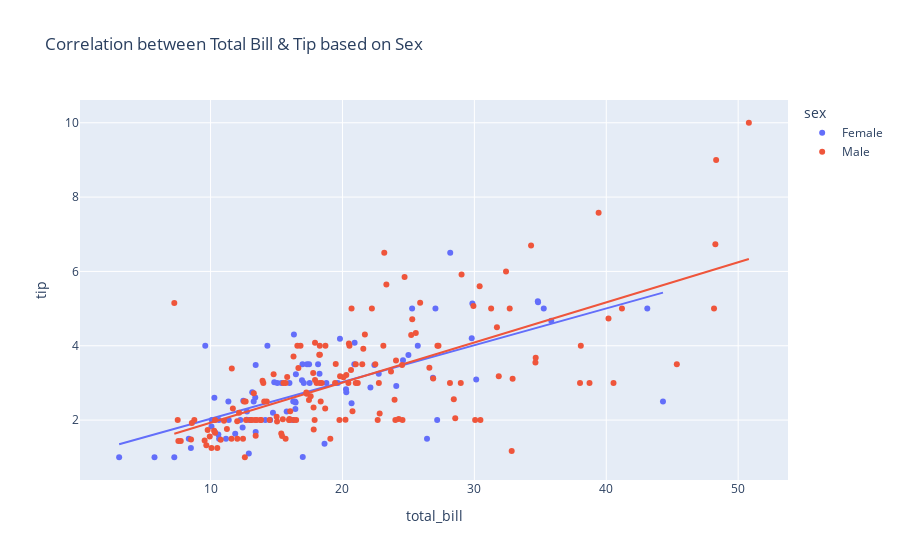

Write notebook code for a chart like this one.
### Code cell
figure = px.scatter(data_frame=data,x="total_bill",y="tip",color="sex",trendline="ols",title="Correlation between Total Bill & Tip based on Sex")
figure.show()

### Figure 1 — Plotly figure (JSON) as saved in the notebook; plotly's stock layout.template omitted (floating-point values rounded to 4 significant figures; data arrays with more than 128 entries replaced by an {"elided": "..."} marker saying what was removed)
{"data": [{"hovertemplate": "sex=Female<br>total_bill=%{x}<br>tip=%{y}<extra></extra>", "legendgroup": "Female", "marker": {"color": "#636efa", "symbol": "circle"}, "mode": "markers", "name": "Female", "orientation": "v", "showlegend": true, "type": "scatter", "x": [16.99, 24.59, 35.26, 14.83, 10.33, 16.97, 20.29, 15.77, 19.65, 15.06, 20.69, 16.93, 10.29, 34.81, 26.41, 16.45, 3.07, 17.07, 26.86, 25.28, 14.73, 10.07, 34.83, 5.75, 16.32, 22.75, 11.35, 15.38, 44.3, 22.42, 20.92, 14.31, 7.25, 25.71, 17.31, 10.65, 12.43, 24.08, 13.42, 12.48, 29.8, 14.52, 11.38, 20.27, 11.17, 12.26, 18.26, 8.51, 10.33, 14.15, 13.16, 17.47, 27.05, 16.43, 8.35, 18.64, 11.87, 29.85, 25, 13.39, 16.21, 17.51, 10.59, 10.63, 9.6, 20.9, 18.15, 19.81, 43.11, 13, 12.74, 13, 16.4, 16.47, 12.76, 13.27, 28.17, 12.9, 30.14, 13.42, 15.98, 16.27, 10.09, 22.12, 35.83, 27.18, 18.78], "xaxis": "x", "y": [1.01, 3.61, 5, 3.02, 1.67, 3.5, 2.75, 2.23, 3, 3, 2.45, 3.07, 2.6, 5.2, 1.5, 2.47, 1, 3, 3.14, 5, 2.2, 1.83, 5.17, 1, 4.3, 3.25, 2.5, 3, 2.5, 3.48, 4.08, 4, 1, 4, 3.5, 1.5, 1.8, 2.92, 1.68, 2.52, 4.2, 2, 2, 2.83, 1.5, 2, 3.25, 1.25, 2, 2, 2.75, 3.5, 5, 2.3, 1.5, 1.36, 1.63, 5.14, 3.75, 2.61, 2, 3, 1.61, 2, 4, 3.5, 3.5, 4.19, 5, 2, 2.01, 2, 2.5, 3.23, 2.23, 2.5, 6.5, 1.1, 3.09, 3.48, 3, 2.5, 2, 2.88, 4.67, 2, 3], "yaxis": "y"}, {"hovertemplate": "<b>OLS trendline</b><br>tip = 0.0988779 * total_bill + 1.04802<br>R<sup>2</sup>=0.466488<br><br>sex=Female<br>total_bill=%{x}<br>tip=%{y} <b>(trend)</b><extra></extra>", "legendgroup": "Female", "marker": {"color": "#636efa", "symbol": "circle"}, "mode": "lines", "name": "Female", "showlegend": false, "type": "scatter", "x": [3.07, 5.75, 7.25, 8.35, 8.51, 9.6, 10.07, 10.09, 10.29, 10.33, 10.33, 10.59, 10.63, 10.65, 11.17, 11.35, 11.38, 11.87, 12.26, 12.43, 12.48, 12.74, 12.76, 12.9, 13, 13, 13.16, 13.27, 13.39, 13.42, 13.42, 14.15, 14.31, 14.52, 14.73, 14.83, 15.06, 15.38, 15.77, 15.98, 16.21, 16.27, 16.32, 16.4, 16.43, 16.45, 16.47, 16.93, 16.97, 16.99, 17.07, 17.31, 17.47, 17.51, 18.15, 18.26, 18.64, 18.78, 19.65, 19.81, 20.27, 20.29, 20.69, 20.9, 20.92, 22.12, 22.42, 22.75, 24.08, 24.59, 25, 25.28, 25.71, 26.41, 26.86, 27.05, 27.18, 28.17, 29.8, 29.85, 30.14, 34.81, 34.83, 35.26, 35.83, 43.11, 44.3], "xaxis": "x", "y": [1.352, 1.617, 1.765, 1.874, 1.889, 1.997, 2.044, 2.046, 2.065, 2.069, 2.069, 2.095, 2.099, 2.101, 2.152, 2.17, 2.173, 2.222, 2.26, 2.277, 2.282, 2.308, 2.31, 2.324, 2.333, 2.333, 2.349, 2.36, 2.372, 2.375, 2.375, 2.447, 2.463, 2.484, 2.504, 2.514, 2.537, 2.569, 2.607, 2.628, 2.651, 2.657, 2.662, 2.67, 2.673, 2.675, 2.677, 2.722, 2.726, 2.728, 2.736, 2.76, 2.775, 2.779, 2.843, 2.854, 2.891, 2.905, 2.991, 3.007, 3.052, 3.054, 3.094, 3.115, 3.117, 3.235, 3.265, 3.297, 3.429, 3.479, 3.52, 3.548, 3.59, 3.659, 3.704, 3.723, 3.736, 3.833, 3.995, 4.0, 4.028, 4.49, 4.492, 4.534, 4.591, 5.311, 5.428], "yaxis": "y"}, {"hovertemplate": "sex=Male<br>total_bill=%{x}<br>tip=%{y}<extra></extra>", "legendgroup": "Male", "marker": {"color": "#EF553B", "symbol": "circle"}, "mode": "markers", "name": "Male", "orientation": "v", "showlegend": true, "type": "scatter", "x": {"elided": "157 float values"}, "xaxis": "x", "y": {"elided": "157 float values"}, "yaxis": "y"}, {"hovertemplate": "<b>OLS trendline</b><br>tip = 0.107861 * total_bill + 0.852148<br>R<sup>2</sup>=0.448569<br><br>sex=Male<br>total_bill=%{x}<br>tip=%{y} <b>(trend)</b><extra></extra>", "legendgroup": "Male", "marker": {"color": "#EF553B", "symbol": "circle"}, "mode": "lines", "name": "Male", "showlegend": false, "type": "scatter", "x": {"elided": "157 float values"}, "xaxis": "x", "y": {"elided": "157 float values"}, "yaxis": "y"}], "layout": {"legend": {"title": {"text": "sex"}, "tracegroupgap": 0}, "title": {"text": "Correlation between Total Bill & Tip based on Sex"}, "xaxis": {"anchor": "y", "domain": [0, 1], "title": {"text": "total_bill"}}, "yaxis": {"anchor": "x", "domain": [0, 1], "title": {"text": "tip"}}}}
